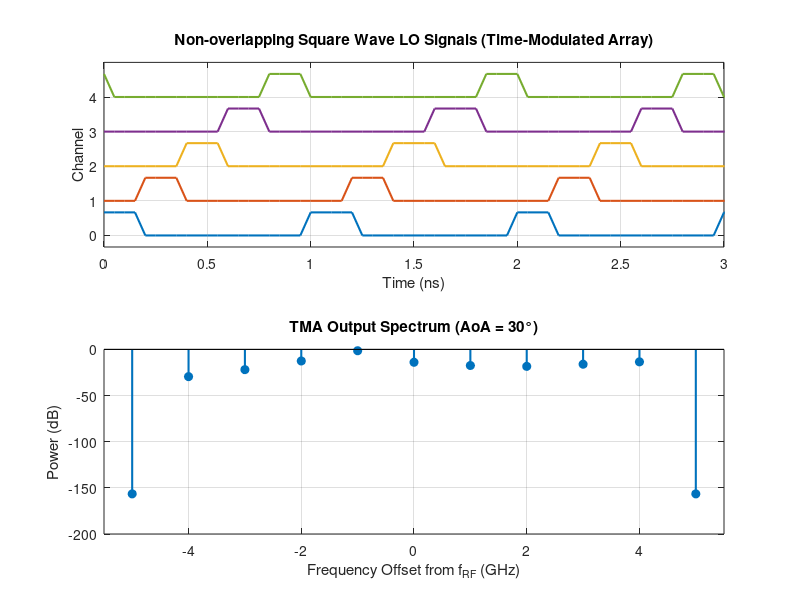
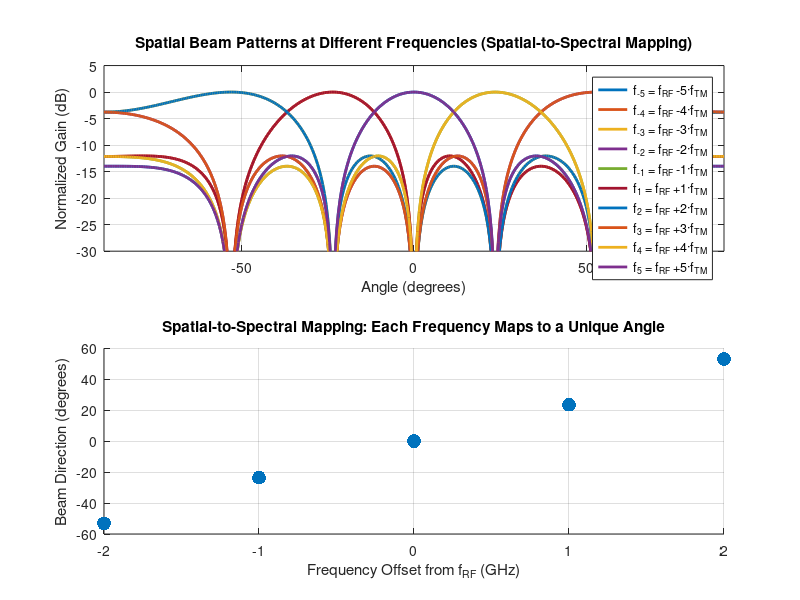
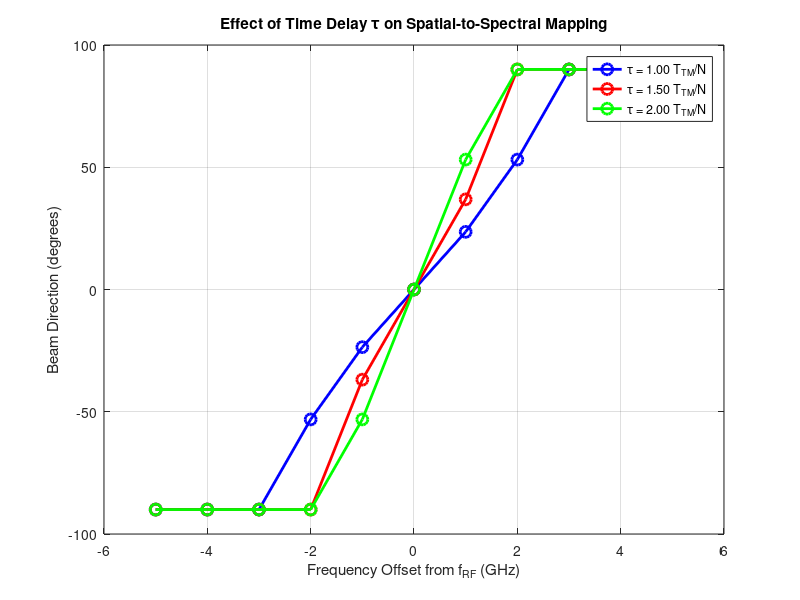

The MATLAB script that drew these images, in order:
% Time-Modulated Array (TMA) Simulation
clear; close all; clc;

%% Parameters
N = 5; % Number of channels
f_RF = 28e9; % RF frequency (28 GHz)
f_TM = 1e9; % Time modulation frequency (1 GHz)
T_TM = 1/f_TM; % Modulation period
c = 3e8; % Speed of light
lambda = c/f_RF; % Wavelength
d = lambda/2; % Element spacing (half-wavelength)

% Simulation parameters
fs = 20*f_TM; % Sampling frequency
t = 0:1/fs:10*T_TM; % Time vector
theta_scan = -90:0.5:90; % Angle range for beam patterns

%% Generate Time-Modulation Waveforms
tau = T_TM/N; % Progressive time delay
duty_cycle = 1/N; % Duty cycle for each channel

% Create non-overlapping square waves for each channel
LO_signals = zeros(N, length(t));
for n = 0:N-1
% Each channel's square wave is delayed by n*tau
phase_offset = n * tau;
LO_signals(n+1,:) = square(2*pi*f_TM*(t - phase_offset), duty_cycle*100) > 0;
end

%% Figure 5(a) - Visualize the Time-Modulation Scheme
figure('Position', [100 100 1200 400]);
subplot(2,1,1);
for n = 1:N
plot(t*1e9, LO_signals(n,:) + (n-1)*1.5, 'LineWidth', 1.5);
hold on;
end
xlabel('Time (ns)');
ylabel('Channel');
title('Non-overlapping Square Wave LO Signals (Time-Modulated Array)');
grid on;
ylim([-0.5 N*1.5]);
yticks(0:1.5:(N-1)*1.5);
yticklabels(arrayfun(@num2str, 0:N-1, 'UniformOutput', false));
xlim([0 3*T_TM*1e9]);

%% Simulate RF Signal Reception at Different Angles
num_harmonics = 5; % Number of harmonics to analyze
m_values = -num_harmonics:num_harmonics; % Harmonic indices

% Initialize output spectrum
IF_frequencies = f_RF + m_values * f_TM;

% Simulate for a specific angle of arrival (example: 30 degrees)
theta_aoa = 30; % Angle of arrival in degrees
theta_rad = theta_aoa * pi/180;

% Calculate phase shift across array due to spatial angle
phase_spatial = @(n, freq) 2*pi * n * d * sin(theta_rad) / (c/freq);

% Simulate array output for each harmonic
output_spectrum = zeros(size(m_values));

for idx = 1:length(m_values)
m = m_values(idx);
f_IF = IF_frequencies(idx);
% Calculate array factor at this frequency
% Phase contribution: spatial + time-modulation
array_sum = 0;
for n = 0:N-1
% Phase from true-time delay and modulation
phase_tm = 2*pi * m * f_TM * n * tau;
% Phase from spatial angle
phase_sp = phase_spatial(n, f_RF);
% Total phase
total_phase = phase_tm + phase_sp;
% Fourier coefficient of square wave at harmonic m
if m == 0
beta_m = duty_cycle;
else
beta_m = sin(pi*m*duty_cycle)/(pi*m);
end
array_sum = array_sum + beta_m * exp(1j * total_phase);
end
output_spectrum(idx) = abs(array_sum)^2;
end

%% Figure 5(b) - Output Spectrum
subplot(2,1,2);
stem((IF_frequencies - f_RF)/1e9, 10*log10(output_spectrum + eps), 'filled', 'LineWidth', 1.5);
xlabel('Frequency Offset from f_{RF} (GHz)');
ylabel('Power (dB)');
title(sprintf('TMA Output Spectrum (AoA = %d°)', theta_aoa));
grid on;
xlim([min(m_values)*f_TM/1e9 - 0.5, max(m_values)*f_TM/1e9 + 0.5]);

%% Spatial-to-Spectral Mapping: Beam Patterns at Each Frequency
figure('Position', [100 600 1200 600]);

% For each harmonic, compute the beam pattern
colors = lines(length(m_values));
for idx = 1:length(m_values)
m = m_values(idx);
f_IF = IF_frequencies(idx);
% Skip DC component for clarity
if m == 0
continue;
end
% Calculate beam pattern
beam_pattern = zeros(size(theta_scan));
for theta_idx = 1:length(theta_scan)
theta_deg = theta_scan(theta_idx);
theta_r = theta_deg * pi/180;
array_sum = 0;
for n = 0:N-1
% Phase from true-time delay
phase_tm = 2*pi * m * f_TM * n * tau;
% Phase from spatial angle
phase_sp = 2*pi * n * d * sin(theta_r) / lambda;
% Fourier coefficient
if m == 0
beta_m = duty_cycle;
else
beta_m = sin(pi*m*duty_cycle)/(pi*m);
end
array_sum = array_sum + beta_m * exp(1j * (phase_tm + phase_sp));
end
beam_pattern(theta_idx) = abs(array_sum)^2;
end
% Normalize and plot
beam_pattern_dB = 10*log10(beam_pattern / max(beam_pattern(:)));
subplot(2,1,1);
plot(theta_scan, beam_pattern_dB, 'LineWidth', 2, 'Color', colors(idx,:), ...
'DisplayName', sprintf('f_{%d} = f_{RF} %+d·f_{TM}', m, m));
hold on;
end

subplot(2,1,1);
xlabel('Angle (degrees)');
ylabel('Normalized Gain (dB)');
title('Spatial Beam Patterns at Different Frequencies (Spatial-to-Spectral Mapping)');
grid on;
legend('Location', 'best');
ylim([-30 5]);
xlim([-90 90]);

%% Show the mapping: Frequency vs Beam Direction
% Find beam peaks
subplot(2,1,2);
peak_angles = zeros(size(m_values));
for idx = 1:length(m_values)
m = m_values(idx);
if m == 0
peak_angles(idx) = 0;
continue;
end
% Calculate theoretical beam direction
% θ_m = arcsin(Δφ_m / π) where Δφ_m = 2π·m·f_TM·τ
delta_phi = 2*pi * m * f_TM * tau;
theta_m = asin(delta_phi / pi) * 180/pi;
% Wrap to [-90, 90]
if abs(theta_m) <= 90
peak_angles(idx) = theta_m;
else
peak_angles(idx) = NaN;
end
end

valid_idx = ~isnan(peak_angles);
scatter((IF_frequencies(valid_idx) - f_RF)/1e9, peak_angles(valid_idx), 100, 'filled');
xlabel('Frequency Offset from f_{RF} (GHz)');
ylabel('Beam Direction (degrees)');
title('Spatial-to-Spectral Mapping: Each Frequency Maps to a Unique Angle');
grid on;

%% Additional: Show how changing tau affects the mapping
figure('Position', [100 100 1000 400]);
tau_values = [T_TM/N, 1.5*T_TM/N, 2*T_TM/N];
colors2 = ['b', 'r', 'g'];

for tau_idx = 1:length(tau_values)
tau_test = tau_values(tau_idx);
peak_angles_test = zeros(size(m_values));
for idx = 1:length(m_values)
m = m_values(idx);
delta_phi = 2*pi * m * f_TM * tau_test;
theta_m = asin(min(max(delta_phi / pi, -1), 1)) * 180/pi;
peak_angles_test(idx) = theta_m;
end
plot((IF_frequencies - f_RF)/1e9, peak_angles_test, ...
[colors2(tau_idx) 'o-'], 'LineWidth', 2, 'MarkerSize', 8, ...
'DisplayName', sprintf('\\tau = %.2f T_{TM}/N', tau_test/(T_TM/N)));
hold on;
end

xlabel('Frequency Offset from f_{RF} (GHz)');
ylabel('Beam Direction (degrees)');
title('Effect of Time Delay \tau on Spatial-to-Spectral Mapping');
legend('Location', 'best');
grid on;

fprintf('Simulation complete!\n');
fprintf('Number of channels: %d\n', N);
fprintf('Modulation frequency: %.2f GHz\n', f_TM/1e9);
fprintf('Progressive time delay: %.2f ps\n', tau*1e12);
